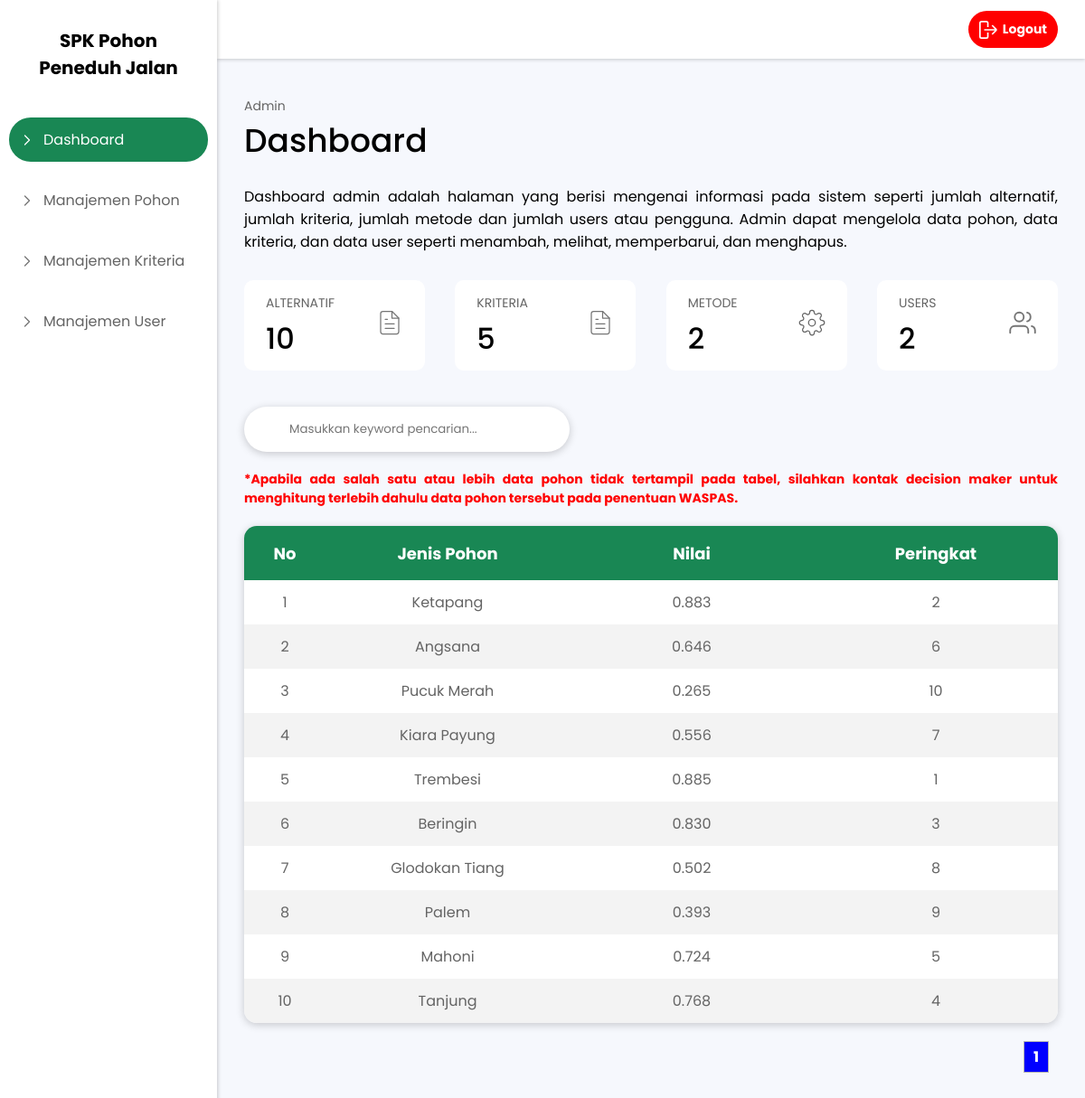
/php/admin/index.php (signed in), run on the app's committed database.
### tables this page shows
CREATE TABLE `nilai_preferensi` (
  `id` int(11) NOT NULL,
  `pohon_id` int(11) DEFAULT NULL,
  `nilai` float DEFAULT NULL,
  `peringkat` int(11) DEFAULT NULL
);

CREATE TABLE `pohon` (
  `id_pohon` int(11) NOT NULL,
  `jenis_pohon` varchar(255) DEFAULT NULL,
  `nama_latin` varchar(255) DEFAULT NULL,
  `gambar` varchar(255) DEFAULT NULL
);

### php/config/functions.php (called while the page is built, shortened)
<?php
require 'connection.php';
function query($query)
{
    global $conn;
    $result = mysqli_query($conn, $query);
    $rows = [];
    while ($row = mysqli_fetch_assoc($result)) {
        $rows[] = $row;
    }
    return $rows;
}
function countAlternatif()
{
    $data = query("SELECT COUNT(*) AS totalPohon FROM pohon")[0];
    return $data;
}
function countKriteria()
{
    $data = query("SELECT COUNT(*) AS totalKriteria FROM kriteria")[0];
    return $data;
}
function countUser()
{
    $data = query("SELECT COUNT(*) AS totalUser FROM users")[0];
    return $data;
}

### php/admin/index.php (the view, shortened to what this page needs)
<?php
require '../config/functions.php';
$jumlahDataPerHalaman = 10;
$jumlahData = count(query("SELECT * FROM nilai_preferensi"));
$jumlahHalaman = ceil($jumlahData / $jumlahDataPerHalaman);
$halamanAktif = (isset($_GET["halaman"])) ? $_GET["halaman"] : 1;
$awalData = ($jumlahDataPerHalaman * $halamanAktif) - $jumlahDataPerHalaman;
$pohon = query("SELECT pohon.jenis_pohon, nilai_preferensi.nilai, nilai_preferensi.peringkat FROM pohon, nilai_preferensi WHERE
            nilai_preferensi.pohon_id = pohon.id_pohon LIMIT $awalData, $jumlahDataPerHalaman"); ?>
<!DOCTYPE html>
<html lang="en">
<head>
    <link rel="stylesheet" href="https://cdnjs.cloudflare.com/ajax/libs/font-awesome/6.0.0/css/all.min.css">
    <link rel=" stylesheet" href="https://unpkg.com/aos@next/dist/aos.css" />
    <link rel="stylesheet" href="../../css/styleAdmin.css">
</head>
<body>
    <div class="area">
        <div class="sidebar">
            <div class="title">
                <h4>SPK Pohon Peneduh Jalan</h4>
            </div>
            <div class="list">
                <ul>
                    <li>
                        <a href="" class="anc active">
                            <img src="../../img/chevron-right.svg" alt="" class="on">Dashboard
                        </a>
                    </li>
                    <li><a href="manajemenPohon.php" class="anc"><img src="../../img/chevron-right.svg" alt="" class="icon">Manajemen Pohon</a></li>
                    <li><a href="manajemenKriteria.php" class="anc"><img src="../../img/chevron-right.svg" alt="" class="icon">Manajemen Kriteria</a></li>
                    <li><a href="manajemenUser.php" class="anc"><img src="../../img/chevron-right.svg" alt="" class="icon">Manajemen User</a></li>
                </ul>
            </div>
        </div>
        <div class="content">
            <div class="navbar">
                <div class="home">
                    <a href="../logout.php">
                        <button>
                            <img src="../../img/sign-out-alt.svg" alt="">Logout
                        </button>
                    </a>
                </div>
            </div>
            <div class="header">
                <div class="title">
                    <label for="">Admin</label>
                    <h2>Dashboard</h2>
                </div>
            </div>
            <div class="detail">
                <div class="detail-one">
                    <div class="detail-two">
                        <p>
                            Dashboard admin adalah halaman yang berisi mengenai informasi pada sistem seperti jumlah alternatif,
                            jumlah kriteria, jumlah metode dan jumlah users atau pengguna.
                            Admin dapat mengelola data pohon, data kriteria, dan data user seperti menambah, melihat, memperbarui, dan menghapus.
                        </p>
                    </div>
                    <div class="detail-three">
                        <div class="data alternatif">
                            <div class="title">
                                <label for="">ALTERNATIF</label>
                                <?php $countAlternatif = countAlternatif(); ?>
                                <h4><?= $countAlternatif["totalPohon"]; ?></h4>
                            </div>
                            <div class="logo">
                                <img src="../../img/file-text.svg" alt="">
                            </div>
                        </div>
                        <div class="data kriteria">
                            <div class="title">
                                <label for="">KRITERIA</label>
                                <?php $countKriteria = countKriteria(); ?>
                                <h4><?= $countKriteria["totalKriteria"]; ?></h4>
                            </div>
                            <div class="logo">
                                <img src="../../img/file-text.svg" alt="">
                            </div>
                        </div>
                        <div class="data method">
                            <div class="title">
                                <label for="">METODE</label>
                                <h4>2</h4>
                            </div>
                            <div class="logo">
                                <img src="../../img/settings.svg" alt="">
                            </div>
                        </div>
                        <div class="data user">
                            <div class="title">
                                <label for="">USERS</label>
                                <?php $countUser = countUser(); ?>
                                <h4><?= $countUser["totalUser"]; ?></h4>
                            </div>
                            <div class="logo">
                                <img src="../../img/users.svg" alt="">
                            </div>
                        </div>
                    </div>
                </div>
                <div class="addArea">
                    <form action="" method="get">
                        <img src="../../img/search.png" alt=""><input type="text" name="search" placeholder="Masukkan keyword pencarian..." id="keyword" autocomplete="off" autofocus>
                    </form>
                </div>
                <div class="note">
                    <p>*Apabila ada salah satu atau lebih data pohon tidak tertampil pada tabel, silahkan kontak decision maker untuk menghitung terlebih dahulu data pohon tersebut pada penentuan WASPAS.</p>
                </div>
                <div class="tableArea" id="content-table">
                    <table>
                        <tr>
                            <th>No</th>
                            <th>Jenis Pohon</th>
                            <th>Nilai</th>
                            <th>Peringkat</th>
                        </tr>
                        <?php $i = $awalData + 1; ?>
                        <?php foreach ($pohon as $row) : ?>
                            <tr>
                                <td class="no"><?= $i; ?></td>
                                <td class="item"><?= $row["jenis_pohon"]; ?></td>
                                <td class="item"><?= number_format($row["nilai"], 3); ?></td>
                                <td class="item"><?= $row["peringkat"]; ?></td>
                            </tr>
                            <?php $i++; ?>
                        <?php endforeach; ?>
                    </table>
                </div>
                <div class="paginition">
                    <?php for ($i = 1; $i <= $jumlahHalaman; $i++) : ?>
                        <?php if ($i == $halamanAktif) : ?>
                            <a href="?halaman=<?= $i; ?>" class="list active"><?= $i; ?></a>
                        <?php else : ?>
                            <a href="?halaman=<?= $i; ?>" class="list"><?= $i; ?></a>
                        <?php endif; ?>
                    <?php endfor; ?>
                </div>
            </div>
        </div>
    </div>
</body>
</html>

### data on the page
nilai_preferensi: pohon.jenis_pohon "Ketapang", nilai "0.883", peringkat "2"
nilai_preferensi: pohon.jenis_pohon "Angsana", nilai "0.646", peringkat "6"
nilai_preferensi: pohon.jenis_pohon "Pucuk Merah", nilai "0.265", peringkat "10"
nilai_preferensi: pohon.jenis_pohon "Kiara Payung", nilai "0.556", peringkat "7"
nilai_preferensi: pohon.jenis_pohon "Trembesi", nilai "0.885", peringkat "1"
nilai_preferensi: pohon.jenis_pohon "Beringin", nilai "0.830", peringkat "3"
nilai_preferensi: pohon.jenis_pohon "Glodokan Tiang", nilai "0.502", peringkat "8"
nilai_preferensi: pohon.jenis_pohon "Palem", nilai "0.393", peringkat "9"
nilai_preferensi: pohon.jenis_pohon "Mahoni", nilai "0.724", peringkat "5"
nilai_preferensi: pohon.jenis_pohon "Tanjung", nilai "0.768", peringkat "4"

### other printed values
$countAlternatif["totalPohon"] "10"
$countKriteria["totalKriteria"] "5"
$countUser["totalUser"] "2"
